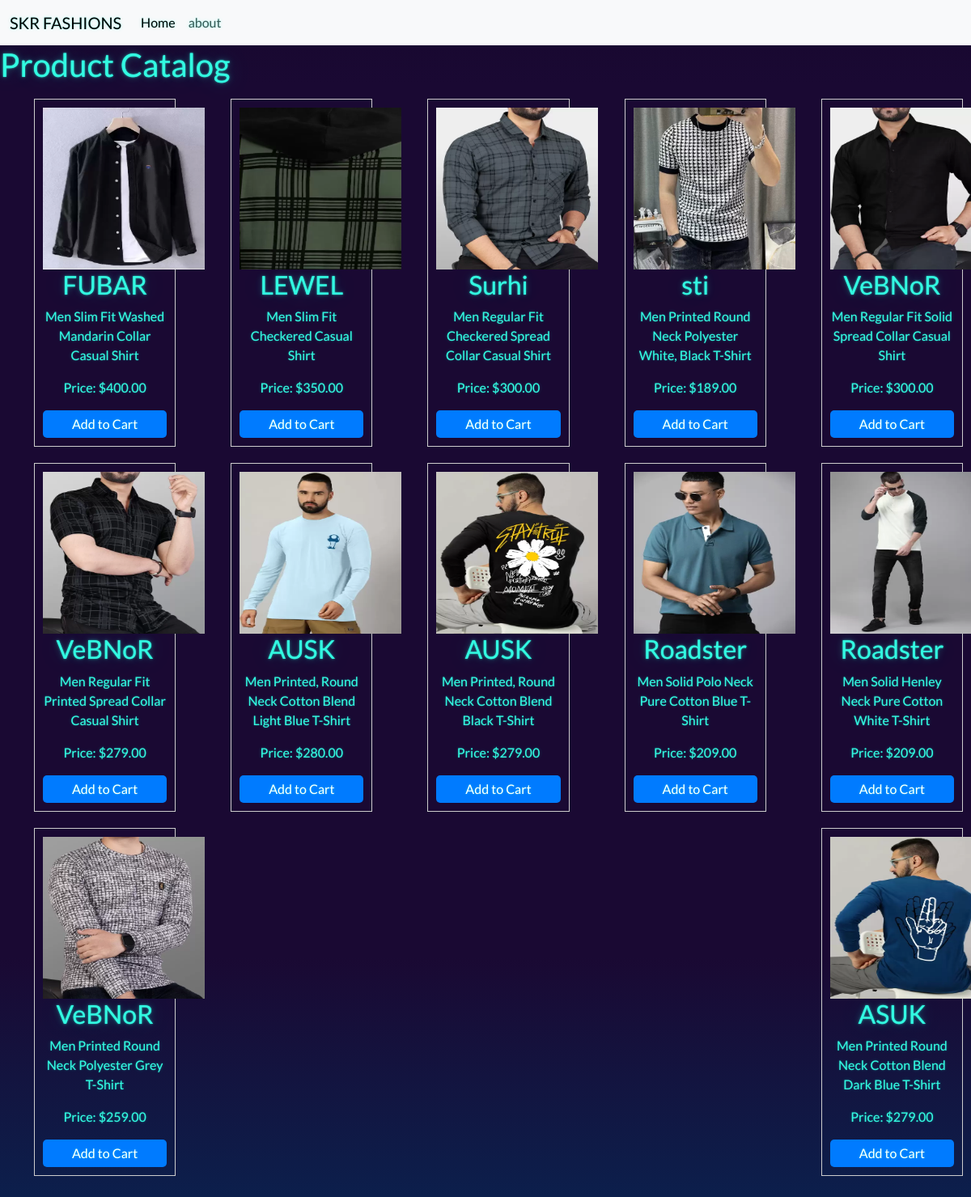
The page /myapp/product/ on the database its author committed.
### myapp/models.py (models this page shows, shortened)
class Product(models.Model):
	name = models.CharField(max_length=100)
	description = models.TextField(null=True)
	price = models.DecimalField(max_digits=10, decimal_places=2)
	image = models.ImageField(upload_to='products/')

### myapp/views.py (the view)
# urls.py: path('product/',product_list, name='product_list'),
def product_list(request):
	products = Product.objects.all()
	return render(request, 'index.html', {'products': products})

### template/index.html (shortened to what this page needs)
{% load static %}
{% load bootstrap5 %}
{% bootstrap_css %}
<!DOCTYPE html>
<html lang="en">
<head>
	<link rel="stylesheet" href="{% static 'index.css' %}">
	<link rel="stylesheet" href="https://bootswatch.com/5/vapor/bootstrap.min.css">
</head>
<body>
	<nav class="navbar navbar-expand-lg bg-body-tertiary">
		<div class="container-fluid">
		  <a class="navbar-brand" href="#">SKR FASHIONS</a>
		  <div class="collapse navbar-collapse" id="navbarNav">
			<ul class="navbar-nav">
			  <li class="nav-item">
				<a class="nav-link active" aria-current="page" href="{% url 'myapp:home' %}">Home</a>
			  </li>
			  <li class="nav-item">
				<a class="nav-link" href="{% url 'myapp:about' %}">about</a>
			  </li>
			  <li class="nav-item">
				<a class="nav-link" href="#"></a>
			  </li>
			</ul>
		  </div>
		</div>
	  </nav>
	<h1>Product Catalog</h1>
		<ul class="product-list">
			{% for product in products %}
				<li class="product-item">
					<img src="{{ product.image.url }}" alt="{{ product.name }}" width="200" height="200">
					<h2>{{ product.name }}</h2>
					<p>{{ product.description }}</p>
					<p>Price: ${{ product.price }}</p>
					<a class="buy-now-button" href="{% url 'myapp:add_to_cart' product.id %}">Add to Cart</a>
				</li>
			{% endfor %}
		</ul>
</body>
</html>

### static/index.css (style rules this page uses)
.product-list { display: flex; flex-wrap: wrap; justify-content: space-between; list-style: none; }
.product-item { flex: 1; max-width: 15%; margin: 10px; border: 1px solid #ccc; padding: 10px; text-align: center; }
.buy-now-button { display: block; margin-top: 10px; background-color: #007bff; color: #fff; text-decoration: none; padding: 5px 10px; border-radius: 5px; }

### rows shown on the page
Product: image (picture), name "FUBAR", description "Men Slim Fit Washed Mandarin Collar Casual Shirt", price "400.00"
Product: image (picture), name "LEWEL", description "Men Slim Fit Checkered Casual Shirt", price "350.00"
Product: image (picture), name "Surhi", description "Men Regular Fit Checkered Spread Collar Casual Shirt", price "300.00"
Product: image (picture), name "sti", description "Men Printed Round Neck Polyester White, Black T-Shirt", price "189.00"
Product: image (picture), name "VeBNoR", description "Men Regular Fit Solid Spread Collar Casual Shirt", price "300.00"
Product: image (picture), name "VeBNoR", description "Men Regular Fit Printed Spread Collar Casual Shirt", price "279.00"
Product: image (picture), name "AUSK", description "Men Printed, Round Neck Cotton Blend Light Blue T-Shirt", price "280.00"
Product: image (picture), name "AUSK", description "Men Printed, Round Neck Cotton Blend Black T-Shirt", price "279.00"
Product: image (picture), name "Roadster", description "Men Solid Polo Neck Pure Cotton Blue T-Shirt", price "209.00"
Product: image (picture), name "Roadster", description "Men Solid Henley Neck Pure Cotton White T-Shirt", price "209.00"
Product: image (picture), name "VeBNoR", description "Men Printed Round Neck Polyester Grey T-Shirt", price "259.00"
Product: image (picture), name "ASUK", description "Men Printed Round Neck Cotton Blend Dark Blue T-Shirt", price "279.00"
